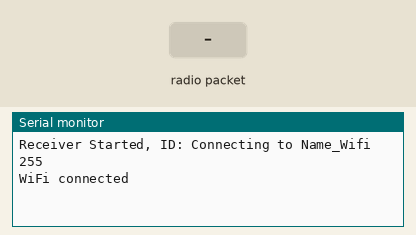
The sketch below on a simulated ESP32. Parts: the last lines printed to the serial monitor. The test bench sets the inputs (shaded band). WiFi joins after 1.5 s; servers stay silent unless stated; EEPROM starts erased; no radio packets arrive unless stated.

Above: at 3.0 s.
3.1 s: radio packet "1" arrives
At 3.5 s:
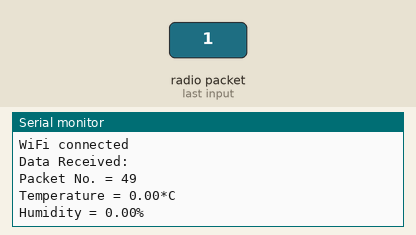
4.6 s: radio packet "0" arrives
At 5.8 s:
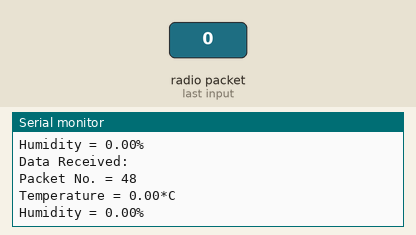
6.1 s: radio packet "2" arrives
At 7.0 s:
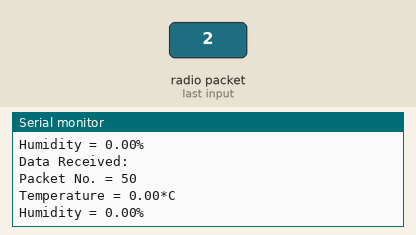

The sketch:

GateWay23062024.ino
```cpp
#define BLYNK_TEMPLATE_ID "TMPL6rAjFuHan"
#define BLYNK_TEMPLATE_NAME "NRF24L01"
#define BLYNK_AUTH_TOKEN "jap4n7TsSMO_EUg7pkHfEEFLdRE_UfCf"

#include <BlynkSimpleEsp32.h>
#include <WiFi.h>
#include <WiFiClient.h>
#include <SPI.h>
#include <nRF24L01.h>
#include <RF24.h>
#include <string.h>
#include <EEPROM.h>
String apiKey = "H34VDQ24PDCJUQ57";

const char* ssid = "Name_Wifi";
const char* password = "Password_Wifi";
const uint64_t Address_NodeGate = 0xE8E8F0F0E1LL;

WiFiClient client;
int gatewayID = EEPROM.read(0);
const int postingInterval = 5 * 1000;       //Gui du lieu len sau moi 5s
WidgetLED LED_ON_APP(V2);
char auth[] = BLYNK_AUTH_TOKEN;
RF24 radio(4, 5); // use this for NodeMCU Amica/AdaFruit Huzzah ESP8266 Feather
char Recv_Data[32];
typedef struct {
int count;
float temperature;
float humidity;
}Data_Node_t;

Data_Node_t Data_DHT;
void setup()
{
  SPI.begin();
  Blynk.begin(auth, ssid, password);
  Serial.begin(9600);
  radio.begin();
  radio.setAutoAck(true);
  radio.setChannel(52);
  radio.setRetries(10,15);
  radio.setDataRate (RF24_250KBPS);
  radio.openReadingPipe(1, Address_NodeGate);
  radio.enableDynamicPayloads();
  radio.printDetails();
  Serial.print("Receiver Started, ID: ");
  Serial.print("Connecting to ");
  Serial.println(ssid);
  Serial.print(gatewayID);
  Serial.println();
  WiFi.begin(ssid, password);
  while (WiFi.status() != WL_CONNECTED)
  {
    delay(500);
    Serial.print(".");
  }
  Serial.println("");
  Serial.println("WiFi connected");
  radio.setPALevel(RF24_PA_HIGH);
  radio.startListening();

}


void loop()
{
  if (radio.available() )
  {
    Blynk.run();
    radio.read(Recv_Data, 32);
    memcpy(&Data_DHT, Recv_Data, sizeof(Data_DHT));
    Serial.println("Data Received:");
    Serial.print("Packet No. = ");
    Serial.println(Data_DHT.count);


    Serial.print("Temperature = ");
    Serial.print(Data_DHT.temperature);
    Serial.println("*C");
    float t = Data_DHT.temperature;

    Serial.print("Humidity = ");
    Serial.print(Data_DHT.humidity);
    Serial.println("%");
    float h = Data_DHT.humidity;
    Serial.println();

    Blynk.virtualWrite(V0, t);
    Blynk.virtualWrite(V1, h);
  }
}
```

Measured:
- after the input at 3.1 s, the serial monitor: prints a new line at once (image 1)
- after the input at 4.6 s, the serial monitor: prints a new line at once (image 2)
- after the input at 6.1 s, the serial monitor: prints a new line at once (image 3)
